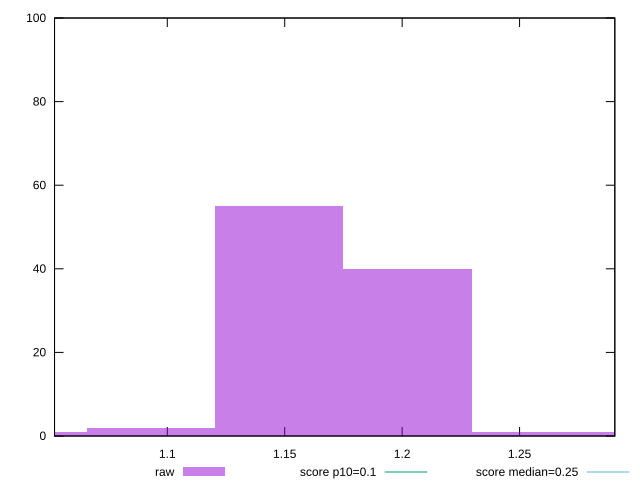

This chart was generated by the following gnuplot code:
reset

$raw <<EOF
1.3116527703625107 1
1.147696174067197 55
1.0930439753020922 2
1.2023483728323014 40
1.0383917765369877 1
1.257000571597406 1
EOF

set key outside below
set boxwidth 0.05465219876510461
set xrange [1.0519858178032768:1.290557340833876]
set yrange [0:100]
set trange [0:100]
set style fill transparent solid 0.5 noborder

set parametric
set terminal svg size 640, 490 enhanced background rgb 'white'
set output "report_00020_2021-02-19T21:17:38.612Z2/cumulative-layout-shift/samples/pages+cached/raw/histogram.svg"

plot $raw title "raw" with boxes, \
     0.1,t title "score p10=0.1", \
     0.25,t title "score median=0.25"

reset
